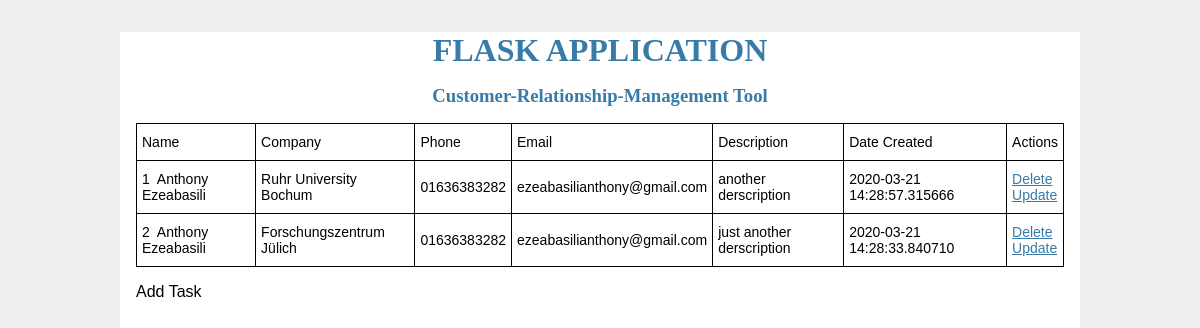
The page / on the database its author committed.
### app.py (models this page shows, shortened)
class Lead(db.Model):
    __tablename__ = 'lead'
    id = db.Column(db.Integer, primary_key=True, autoincrement = True)
    name = db.Column(db.String(200), nullable=False)
    company = db.Column(db.String(200), nullable=False)
    phone = db.Column(db.String(20), nullable=False)
    email = db.Column(db.String(50), nullable=False)
    touch_id = db.Column(db.Integer, db.ForeignKey('touch.id'), nullable=False,
            autoincrement = True)
    touch = db.relationship('Touch', cascade="all,delete", backref = db.backref('touches'), lazy=True)

class Touch(db.Model):
    __tablename__ = 'touch'
    id = db.Column(db.Integer, primary_key=True, autoincrement = True)
    description = db.Column(db.String(100))
    date = db.Column(db.DateTime, nullable=False, default = datetime.utcnow)

### app.py (the view)
@app.route('/', methods=['POST', 'GET'])
def index():
    if request.method == 'POST':
        lead = Lead(name=request.form['name'], company = request.form['company'],
                phone=request.form['phone'], email=request.form['email'],
                touch=Touch(description=request.form['description']))
        try:
            db.session.add(lead)
            db.session.commit()
            return redirect('/')
        except:
            return 'There was an issue adding your shit'
    else:
        lead = Lead.query.order_by(Lead.id).all()
        return render_template('index.html', lead=lead)

### templates/index.html (shortened to what this page needs)
{% extends 'base.html' %}
{% block body %}
<div class="content">
    <h1 style="text-align: center">FLASK APPLICATION</h1>
    <h3 style="text-align: center">Customer-Relationship-Management Tool</h3>
    {% if lead|length < 1 %}
        <h4 style="text-align: center">Please create records below!</h4>
    {% else %}
    <table border="1" class="tg">
        <tr>
            <th class="tg-0lax"> Name </th>
            <th class="tg-0lax"> Company </th>
            <th class="tg-0lax"> Phone</th>
            <th class="tg-0lax"> Email</th>
            <th class="tg-0lax"> Description</th>
            <th class="tg-0lax"> Date Created</th>
            <th class="tg-0lax"> Actions</th>
        </tr>
        {% for l in lead %}
            <tr>
                <td>{{ l.name }}</td>
                <td>{{ l.company }}</td>
                <td>{{ l.phone }}</td>
                <td>{{ l.email }}</td>
                <td>{{ l.touch['description'] }}</td>
                <td>{{ l.touch['date'] }}</td>
                <td>
                    <a href="/delete/{{l.id}}">Delete</a>
                    <br>
                    <a href="/update/{{l.id}}">Update</a>
                </td>
            </tr>
        {% endfor %}
    </table>
    {% endif %}
    <p><a href="/add_task" class="button"> Add Task </a></p>
</div>
{% endblock %}

### templates/base.html (shortened to what this page needs)
<!DOCTYPE html>
<html lang="en">
<head>
    <link rel="stylesheet" href="{{ url_for('static', filename='css/style.css') }}">
</head>
<body>
    {% block body %}{% endblock %}
</body>
</html>

### static/css/style.css (style rules this page uses)
html { font-family: sans-serif; background: #eee; padding: 1rem; }
body { max-width: 960px; margin: 0 auto; background: white; }
h1, h2, h3, h4, h5, h6 { font-family: serif; color: #377ba8; margin: 1rem 0; }
table { counter-reset: rowNumber; }
table tr > td:first-child { counter-increment: rowNumber; }
table tr td:first-child::before { content: counter(rowNumber); min-width: 1em; margin-right: 0.5em; }
a.button { -webkit-appearance: button; -moz-appearance: button; appearance: button; text-decoration: none; color: initial; }
a { color: #377ba8; }
.content { padding: 0 1rem 1rem; }
.content:last-child { margin-bottom: 0; }

### templates/index.html (style rules this page uses)
.tg { border-collapse:collapse;border-spacing:10px; }
.tg td { font-family:Arial, sans-serif;font-size:14px;padding:10px 5px;border-style:solid;border-width:1px;overflow:hidden;word-break:normal;border-color:black; }
.tg th { font-family:Arial, sans-serif;font-size:14px;font-weight:normal;padding:10px 5px;border-style:solid;border-width:1px;overflow:hidden;word-break:normal;border-color:black; }
.tg .tg-0lax { text-align:left;vertical-align:top }

### rows shown on the page
Lead: name "Anthony Ezeabasili", company "Ruhr University Bochum", phone "01636383282", email "ezeabasilianthony@gmail.com", touch.description "another derscription", touch "2020-03-21 14:28:57.315666"
Lead: name "Anthony Ezeabasili", company "Forschungszentrum Jülich", phone "01636383282", email "ezeabasilianthony@gmail.com", touch.description "just another derscription", touch "2020-03-21 14:28:33.840710"
